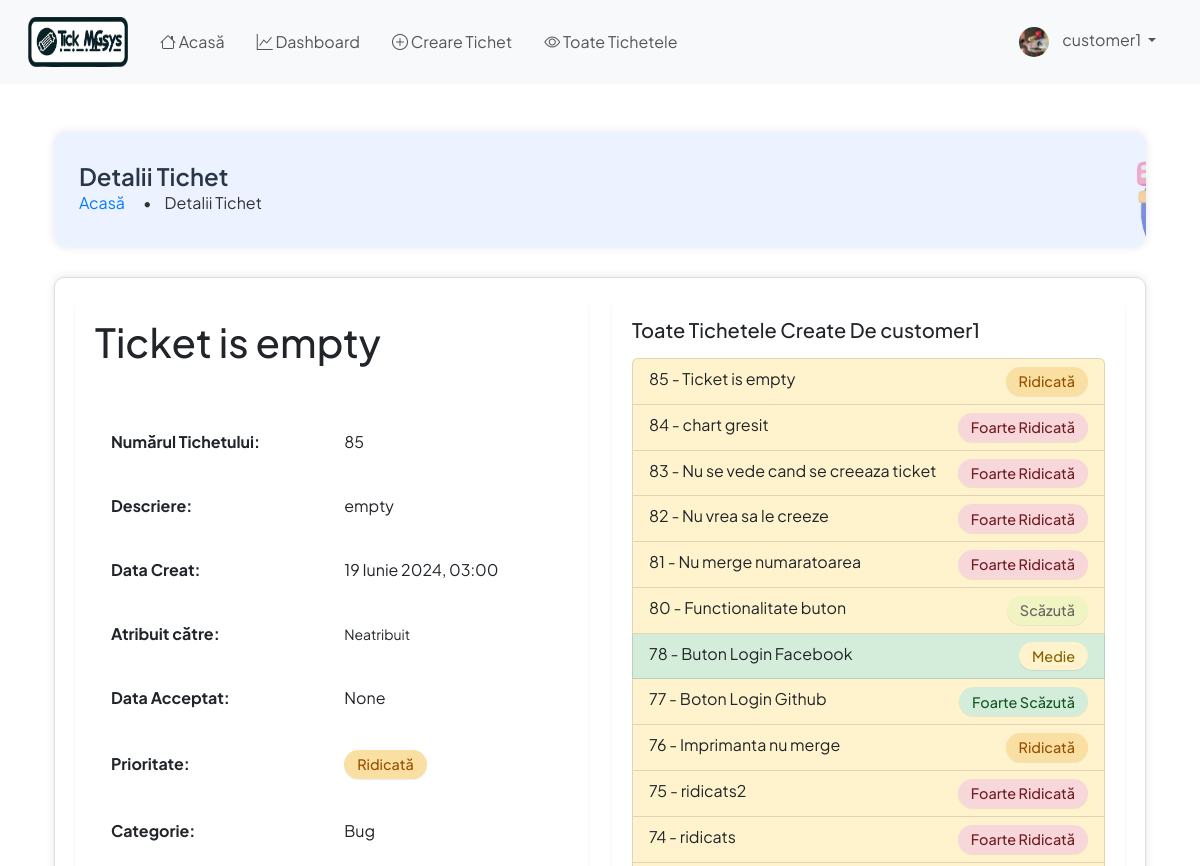
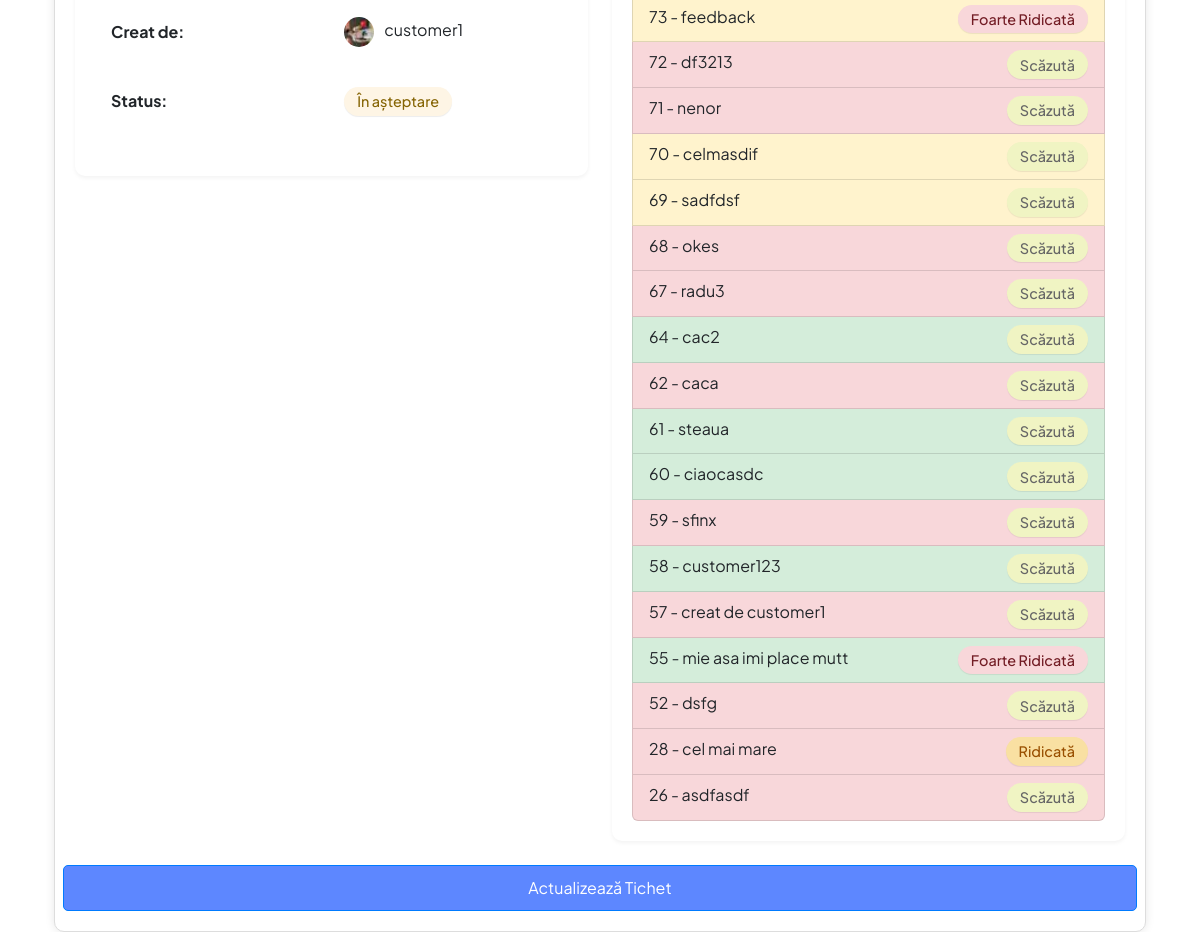
Screenshot of /ticket/ticket-details/85/ (signed in) with the database file from the repository (2 pictures, top to bottom).
### users/models.py (models this page shows, shortened)
class User(AbstractUser):
    is_customer = models.BooleanField(default=False)
    is_engineer = models.BooleanField(default=False)
    is_admin = models.BooleanField(default=False)  # New field for admin users
    profile_image = models.ImageField(upload_to='profile_images/', default='profile_images/default.png')
    def __str__(self):
        return self.username

### ticket/models.py (models this page shows, shortened)
class Ticket(models.Model):
    PRIORITY_CHOICES = (
        ('Very Low', 'Foarte Scăzut'),
        ('Low', 'Scăzut'),
        ('Medium', 'Mediu'),
        ('High', 'Ridicat'),
        ('Very High', 'Foarte Ridicat'),
    )
    CATEGORY_CHOICES = (
        ('Bug', 'Bug'),
        ('Feature Request', 'Cerere Funcționalitate'),
        ('Customer Support', 'Suport Client'),
        ('Sales', 'Vânzări'),
        ('Feedback', 'Feedback'),
        ('Other', 'Altele'),
    )
    STATUS_CHOICES = (
        ('Active', 'Activ'),
        ('Completed', 'Completat'),
        ('Pending', 'În așteptare'),
    )
    id = models.AutoField(primary_key=True)
    title = models.CharField(max_length=100, validators=[MaxLengthValidator(100)], unique=True)
    description = models.TextField()
    priority = models.CharField(max_length=9, choices=PRIORITY_CHOICES, default='Low')
    category = models.CharField(max_length=20, choices=CATEGORY_CHOICES, default='Other')
    created_by = models.ForeignKey(User, on_delete=models.CASCADE, related_name='tickets_created', editable=False)
    date_created = models.DateTimeField(auto_now_add=True)
    assigned_to = models.ForeignKey(User, on_delete=models.DO_NOTHING, null=True, blank=True,
                                    related_name='tickets_assigned')
    is_resolved = models.BooleanField(default=False)
    accepted_date = models.DateTimeField(null=True, blank=True)
    closed_date = models.DateTimeField(null=True, blank=True)
    ticket_status = models.CharField(max_length=20, choices=STATUS_CHOICES, default='Pending')
    updated_at = models.DateTimeField(auto_now=True)
    class Meta:
        verbose_name = "Ticket"
        verbose_name_plural = "Tickets"
        ordering = ['-date_created']
        unique_together = ('title', 'created_by')
        indexes = [
            models.Index(fields=['priority']),
            models.Index(fields=['category']),
            models.Index(fields=['ticket_status']),
            models.Index(fields=['date_created']),
            models.Index(fields=['updated_at']),
        ]

### ticket/views.py (the view)
# urls.py: path('ticket-details/<int:pk>/', views.ticket_details, name='ticket-details'),
@login_required
def ticket_details(request, pk):
    ticket = Ticket.objects.get(pk=pk)
    t = ticket.created_by
    tickets_per_user = t.tickets_created.all()
    context = {'ticket': ticket, 'tickets_per_user': tickets_per_user}
    return render(request, 'ticket/ticket_details.html', context)

### ticket/templatetags/custom_filters.py (called while the page is built)
@register.filter(name='hyphenate')
def hyphenate(value):
    return slugify(value)

### templates/ticket/ticket_details.html (shortened to what this page needs)
{% extends 'base.html' %}
{% load static %}
{% load custom_filters %}
{% block content %}
<div class="container mt-5">
  <div class="header-box">
    <div class="header-content">
      <h1 class="header-title">Detalii Tichet</h1>
      <nav class="breadcrumb">
         <a href="{% url 'home' %}" class="breadcrumb-item">Acasă</a>
        <span class="breadcrumb-item active">Detalii Tichet</span>
        <img src="{% static 'images/breadcrumb.png' %}" alt="Breadcrumb Icon" class="breadcrumb-icon">
      </nav>
    </div>
  </div>
  <div class="content-box">
    <div class="row">
      <div class="col-md-6 mb-4">
        <div class="card">
          <div class="card-body">
            <h1 class="card-title mb-0">{{ ticket.title }}</h1>
          </div>
          <div class="card-body">
            <table class="table table-borderless">
              <tbody>
                <tr>
                  <td><b>Numărul Tichetului:</b></td>
                  <td>{{ ticket.id }}</td>
                </tr>
                <tr>
                  <td><b>Descriere:</b></td>
                  <td>{{ ticket.description }}</td>
                </tr>
                <tr>
                  <td><b>Data Creat:</b></td>
                  <td>{{ ticket.date_created }}</td>
                </tr>
                <tr>
                  <td><b>Atribuit către:</b></td>
                  <td>
                    {% if ticket.assigned_to %}
                      <img src="{{ ticket.assigned_to.profile_image.url }}" alt="Profile Image of {{ ticket.assigned_to.username }}" class="profile-image">
                      <span class="assigned-username">{{ ticket.assigned_to.username }}</span>
                    {% else %}
                      <small>Neatribuit</small>
                    {% endif %}
                  </td>
                </tr>
                <tr>
                  <td><b>Data Acceptat:</b></td>
                  <td>{{ ticket.accepted_date }}</td>
                </tr>
                <tr>
                  <td><b>Prioritate:</b></td>
                  <td>
                    {% if ticket.priority == 'Very Low' %}
                    <span class="badge badge-very-low">Foarte Scăzută</span>
                    {% elif ticket.priority == 'Low' %}
                    <span class="badge badge-low">Scăzută</span>
                    {% elif ticket.priority == 'Medium' %}
                    <span class="badge badge-medium">Medie</span>
                    {% elif ticket.priority == 'High' %}
                    <span class="badge badge-high">Ridicată</span>
                    {% elif ticket.priority == 'Very High' %}
                    <span class="badge badge-very-high">Foarte Ridicată</span>
                    {% endif %}
                  </td>
                </tr>
                <tr>
                  <td><b>Categorie:</b></td>
                  <td>{{ ticket.get_category_display }}</td>
                </tr>
                <tr>
                  <td><b>Creat de:</b></td>
                  <td><img src="{{ ticket.created_by.profile_image.url }}" alt="Profile Image of {{ ticket.created_by.username }}" class="profile-image">{{ ticket.created_by }}</td>
                </tr>
                <tr>
                  <td><b>Status:</b></td>
                  <td>
                    {% if ticket.ticket_status == 'Active' %}
                      <span class="badge badge-open">Deschis</span>
                    {% elif ticket.ticket_status == 'Pending' %}
                      <span class="badge badge-pending">În așteptare</span>
                    {% elif ticket.ticket_status == 'Completed' %}
                      <span class="badge badge-closed">Închis</span>
                    {% endif %}
                  </td>
                </tr>
              </tbody>
            </table>
          </div>
        </div>
      </div>
      <div class="col-md-6 mb-4">
        <div class="card">
          <div class="card-body">
            <h5 class="card-title mb-3">Toate Tichetele Create De {{ ticket.created_by }}</h5>
            <div class="list-group">
              {% for user_ticket in tickets_per_user %}
                <a href="{% url 'ticket-details' user_ticket.pk %}" class="list-group-item list-group-item-action d-flex justify-content-between
                   {% if user_ticket.ticket_status == 'Active' %}ticket-status-active
                   {% elif user_ticket.ticket_status == 'Pending' %}ticket-status-pending
                   {% elif user_ticket.ticket_status == 'Completed' %}ticket-status-completed
                   {% endif %}">
                  <span>{{ user_ticket.id }} - {{ user_ticket.title }}</span>
                  <span class="badge badge-{{ user_ticket.priority|hyphenate }} ml-auto">
                    {% if user_ticket.priority == 'Very Low' %}
                      Foarte Scăzută
                    {% elif user_ticket.priority == 'Low' %}
                      Scăzută
                    {% elif user_ticket.priority == 'Medium' %}
                      Medie
                    {% elif user_ticket.priority == 'High' %}
                      Ridicată
                    {% elif user_ticket.priority == 'Very High' %}
                      Foarte Ridicată
                    {% endif %}
                  </span>
                </a>
              {% endfor %}
            </div>
          </div>
        </div>
      </div>
      {% if request.user.is_customer and not ticket.is_resolved %}
      <a href="{% url 'update-ticket' ticket.pk %}" class="btn btn-primary">Actualizează Tichet</a>
      {% endif %}
    </div>
  </div>
</div>
{% endblock content %}

### templates/base.html (shortened to what this page needs)
{% load static %}
<!DOCTYPE html>
<html lang="ro">
  <head>
    <link
      href="https://cdn.jsdelivr.net/npm/bootstrap@5.2.3/dist/css/bootstrap.min.css"
      rel="stylesheet"
    />
    <link
      rel="stylesheet"
      href="https://cdnjs.cloudflare.com/ajax/libs/font-awesome/6.0.0-beta3/css/all.min.css"
    />
    <link
      rel="stylesheet"
      href="https://cdnjs.cloudflare.com/ajax/libs/bootstrap-icons/1.8.1/font/bootstrap-icons.min.css"
    />
    <link rel="stylesheet" href="{% static 'styles/main.css' %}?v=1" />
  </head>
  <body>
    {% if request.user.is_customer %}
    <nav class="navbar navbar-expand-lg navbar-light bg-light">
      <div class="container-fluid">
        <a class="navbar-brand" href="/">
          <img
            class="logo"
            src="{% static 'images/logo.png' %}"
            alt="Tick MNGsys"
          />
        </a>
        <div class="collapse navbar-collapse" id="navbarContent">
          <ul class="navbar-nav me-auto mb-2 mb-lg-0">
            <li class="nav-item">
              <a
                class="nav-link {% if request.resolver_match.url_name == 'home' %}active{% endif %}"
                href="/"
                ><i class="bi bi-house"></i> Acasă</a
              >
            </li>
           <li class="nav-item">
              <a
                class="nav-link {% if request.resolver_match.url_name == 'dashboard' %}active{% endif %}"
                href="{% url 'dashboard' %}"
                ><i class="bi bi-graph-up"></i> Dashboard</a
              >
            </li>
            <li class="nav-item">
              <a
                class="nav-link {% if request.resolver_match.url_name == 'create-ticket' %}active{% endif %}"
                href="{% url 'create-ticket' %}"
                ><i class="bi bi-plus-circle"></i> Creare Tichet</a
              >
            </li>
            <li class="nav-item">
              <a
                class="nav-link {% if request.resolver_match.url_name == 'all-tickets' %}active{% endif %}"
                href="{% url 'all-tickets' %}"
                ><i class="bi bi-eye"></i> Toate Tichetele</a
              >
            </li>
          </ul>
          <ul class="navbar-nav ms-auto mb-2 mb-lg-0">
            <li class="nav-item dropdown">
              <a
                class="nav-link dropdown-toggle"
                href="#"
                id="navbarDropdown"
                role="button"
                data-bs-toggle="dropdown"
                aria-expanded="false"
              >
                <img
                  src="{{ request.user.profile_image.url }}"
                  alt="Profile Image"
                  class="profile-image"
                />
                {{ request.user.username }}
              </a>
            </li>
          </ul>
        </div>
      </div>
    </nav>
{% endif %}
    <div class="container mt-5">
       {% block content %}{% endblock %}
    </div>
  </body>
</html>

### static/styles/main.css (style rules this page uses)
.logo { width: 100px; height: 50px; }
.profile-image { width: 34px; height: 34px; border-radius: 50%; object-fit: cover; }
.card { border-radius: 10px; box-shadow: 0 2px 4px rgba(0, 0, 0, 0.05); border: none; }
.card-body { padding: 20px; font-size: 16px; }
.table { border-collapse: separate; border-spacing: 0 15px; width: 100%; }
.table td, .table th { vertical-align: middle; border-top: none; }
.table td { background-color: white; border: none; }
.badge { font-size: 0.8rem; padding: 0.5em 0.75em; }
.btn { font-size: 0.8rem; padding: 5px 8px; }
.badge { display: inline-block; padding: 0.5em 0.9em; font-size: 0.9em; font-weight: 500; text-align: center; white-space: nowrap; vertical-align: baseline; border-radius: 1em; color: #fff; box-shadow: 0 1px 1px rgba(0,0,0,0.075); border: none; }
.badge-pending { background-color: #fef5e5; color: #856404; }
.badge-very-low { background-color: #d4edda; color: #155724; }
.badge-low { background-color: #f0f4c3; color: #666; }
.badge-medium { background-color: #fff3cd; color: #856404; }
.badge-high { background-color: #f9e0a2; color: #994f00; }
.badge-very-high { background-color: #f8d7da; color: #721c24; }
.content-box { border: 1px solid #ddd; border-radius: 10px; padding: 20px; background-color: #fff; box-shadow: 0 0 10px rgba(0, 0, 0, 0.1); }
.header-box { height: 115px; box-sizing: border-box; display: flex; flex-flow:wrap; width: 100%; background-color: rgb(236, 242,255); border-radius: 12px; padding: 30px 25px 20px; margin-bottom: 30px; position: relative; overflow: hidden; box-shadow: 0 0 10px rgba(0, 0, 0, 0.1); }
.header-content { display: flex; flex-direction: column; }
.header-title { margin: 0; font-size: 24px; font-weight: bold; color: #333; }
.breadcrumb { margin: 0; padding: 0; background: none; list-style: none; display: flex; align-items: center; }
.breadcrumb-item { color: #007bff; text-decoration: none; margin-right: 5px; }
.breadcrumb-item.active { color: #333; }
.breadcrumb-item + .breadcrumb-item::before { content: '•'; margin: 0 5px; color: #333; }
.breadcrumb img.breadcrumb-icon { position: absolute; margin-top: 15px; margin-left: 1055px; width: 165px; height: 165px; object-fit: contain; border-radius: 5px; }
.table { border-collapse: separate; border-spacing: 0 0.5em; }
.table td, .table th { padding: 16px; vertical-align: middle; }
.profile-image { width: 30px; height: 30px; border-radius: 50%; margin-right: 10px; vertical-align: middle; }
.navbar { background-color: #FAFAFC; padding: 0.75rem 1rem; z-index: 999; display: flex; justify-content: center; align-items: center; }
.navbar .navbar-brand { font-size: 1.5rem; color: #333; }
.navbar .navbar-nav .nav-link { color: #555; padding: 0.5rem 1rem; }
.navbar .profile-image { width: 30px; height: 30px; border-radius: 50%; }
.header-title { font-weight: 600; color: #2A3547; }
.btn-primary { background-color: #007bff; border-color: #007bff; color: white; padding: 10px 20px; font-size: 16px; border-radius: 5px; transition: background-color 0.3s, box-shadow 0.3s; }
.btn-primary { background-color: #5d87ff; color: white; padding: 10px 20px; font-size: 16px; transition: background-color 0.3s, box-shadow 0.3s; }
.ticket-status-active { background-color: #d4edda; }
.ticket-status-pending { background-color: #fff3cd; }
.ticket-status-completed { background-color: #f8d7da; }
body { font-family: "Plus Jakarta Sans", sans-serif; font-optical-sizing: auto; font-weight: 400; font-style: normal; }

### rows the page displays
User: user.profile_image (picture), user.username "customer1"
Ticket: title "Ticket is empty", id "85", description "empty", date_created "19 Iunie 2024, 03:00", accepted_date "None", category "Bug", created_by.profile_image (picture), created_by "customer1", priority "Ridicată"
Ticket: id "84", title "chart gresit", priority "Foarte Ridicată"
Ticket: id "83", title "Nu se vede cand se creeaza ticket", priority "Foarte Ridicată"
Ticket: id "82", title "Nu vrea sa le creeze", priority "Foarte Ridicată"
Ticket: id "81", title "Nu merge numaratoarea", priority "Foarte Ridicată"
Ticket: id "80", title "Functionalitate buton", priority "Scăzută"
Ticket: id "78", title "Buton Login Facebook", priority "Medie"
Ticket: id "77", title "Boton Login Github", priority "Foarte Scăzută"
Ticket: id "76", title "Imprimanta nu merge", priority "Ridicată"
Ticket: id "75", title "ridicats2", priority "Foarte Ridicată"
Ticket: id "74", title "ridicats", priority "Foarte Ridicată"
Ticket: id "73", title "feedback", priority "Foarte Ridicată"
Ticket: id "72", title "df3213", priority "Scăzută"
Ticket: id "71", title "nenor", priority "Scăzută"
Ticket: id "70", title "celmasdif", priority "Scăzută"
Ticket: id "69", title "sadfdsf", priority "Scăzută"
Ticket: id "68", title "okes", priority "Scăzută"
Ticket: id "67", title "radu3", priority "Scăzută"
Ticket: id "64", title "cac2", priority "Scăzută"
Ticket: id "62", title "caca", priority "Scăzută"
Ticket: id "61", title "steaua", priority "Scăzută"
Ticket: id "60", title "ciaocasdc", priority "Scăzută"
Ticket: id "59", title "sfinx", priority "Scăzută"
Ticket: id "58", title "customer123", priority "Scăzută"
Ticket: id "57", title "creat de customer1", priority "Scăzută"
Ticket: id "55", title "mie asa imi place mutt", priority "Foarte Ridicată"
Ticket: id "52", title "dsfg", priority "Scăzută"
Ticket: id "28", title "cel mai mare", priority "Ridicată"
Ticket: id "26", title "asdfasdf", priority "Scăzută"
